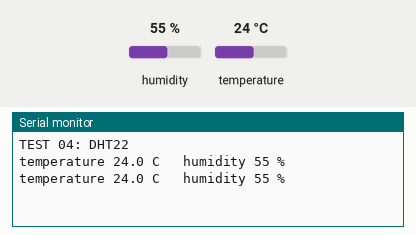
A sketch run on a simulated ESP32. Parts: the last lines printed to the serial monitor. Inputs (shaded band) come from the test bench; at power-on: humidity 55 %, temperature 24 °C.

Above: at 4.8 s.
4.9 s: humidity set to 22 %
At 6.4 s:
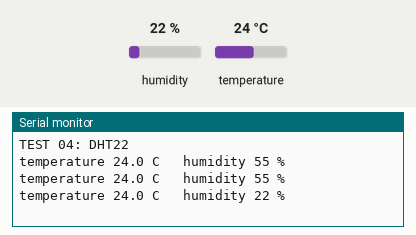
7.9 s: temperature set to 12 °C
At 9.3 s:
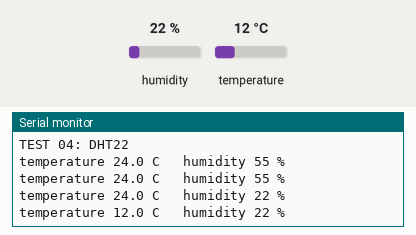
10.9 s: humidity set to 40 %
At 12.8 s:
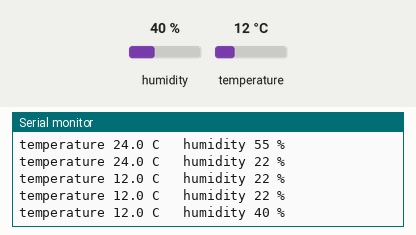
Timing chart, 0 to 14.3 s (numbered marks = the images above; inputs shaded):
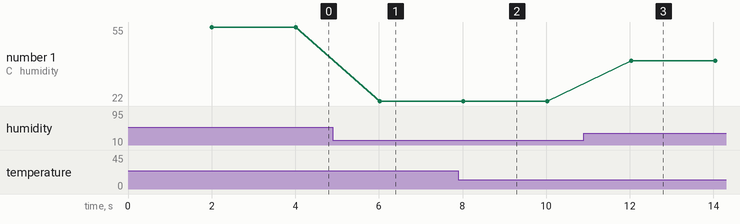

Measured:
- after the input at 4.9 s, the serial monitor: prints a new line after 1.1 s (image 1)
- after the input at 7.9 s, the serial monitor: prints a new line after 0.12 s (image 2)
- after the input at 10.9 s, the serial monitor: prints a new line after 1.1 s (image 3)
- plotted number 1: 55 → 22 after the input at 4.9 s, 22 → 40 after the input at 10.9 s

The sketch:

04_dht22.ino
```cpp
/*
 * TEST 04 - DHT22 temperature + humidity (main ESP32 DevKit)
 * Library: "DHT sensor library" by Adafruit (+ "Adafruit Unified Sensor")
 * Wiring: VCC -> 3V3, GND -> GND, DATA -> GPIO4, and a 10k resistor between DATA and 3V3 (pull-up)
 *         (3-pin modules on a small PCB already have the 10k resistor)
 * Expected: temperature (about room temperature) and humidity every 2 s. Breathe on it: humidity rises.
 */
#include <DHT.h>
DHT dht(4, DHT22);

void setup() {
  Serial.begin(115200);
  dht.begin();
  Serial.println("TEST 04: DHT22");
}

void loop() {
  delay(2000);                                   // the DHT22 needs 2 s between readings
  float t = dht.readTemperature(), h = dht.readHumidity();
  if (isnan(t) || isnan(h)) Serial.println("read failed: check DATA wire and the 10k pull-up");
  else Serial.printf("temperature %.1f C   humidity %.0f %%\n", t, h);
}
```
